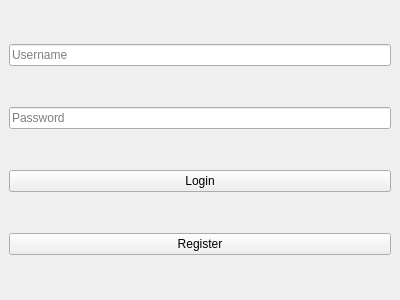
<?xml version="1.0" encoding="UTF-8"?>
<ui version="4.0">
 <class>LoginWindow</class>
 <!-- The main window of the application, derived from QMainWindow -->
 <widget class="QMainWindow" name="LoginWindow">
  <property name="geometry">
   <!-- Set the window size and position (width: 400px, height: 300px) -->
   <rect>
    <x>0</x>
    <y>0</y>
    <width>400</width>
    <height>300</height>
   </rect>
  </property>

  <!-- Central widget that will hold all the UI components -->
  <widget class="QWidget" name="centralWidget">
   <layout class="QVBoxLayout" name="verticalLayout">
    <!-- Vertical layout to arrange elements top-to-bottom -->

    <!-- Username input field (QLineEdit) -->
    <item>
     <widget class="QLineEdit" name="usernameLineEdit">
      <property name="placeholderText">
       <!-- Placeholder text indicating where the user should input their username -->
       <string>Username</string>
      </property>
     </widget>
    </item>

    <!-- Password input field (QLineEdit) with password mode (hides input characters) -->
    <item>
     <widget class="QLineEdit" name="passwordLineEdit">
      <property name="echoMode">
       <!-- Set the echo mode to hide the input characters (password input) -->
       <enum>QLineEdit::EchoMode::Password</enum>
      </property>
      <property name="placeholderText">
       <!-- Placeholder text indicating where the user should input their password -->
       <string>Password</string>
      </property>
     </widget>
    </item>

    <!-- Login button (QPushButton) to trigger the login action -->
    <item>
     <widget class="QPushButton" name="loginButton">
      <property name="text">
       <!-- Text label on the button -->
       <string>Login</string>
      </property>
     </widget>
    </item>

    <!-- Register button (QPushButton) to trigger the user registration action -->
    <item>
     <widget class="QPushButton" name="registerButton">
      <property name="text">
       <!-- Text label on the button -->
       <string>Register</string>
      </property>
     </widget>
    </item>

   </layout>
  </widget>
 </widget>

 <!-- No external resources or file connections are used in this UI -->
 <resources/>
 <connections/>
</ui>
